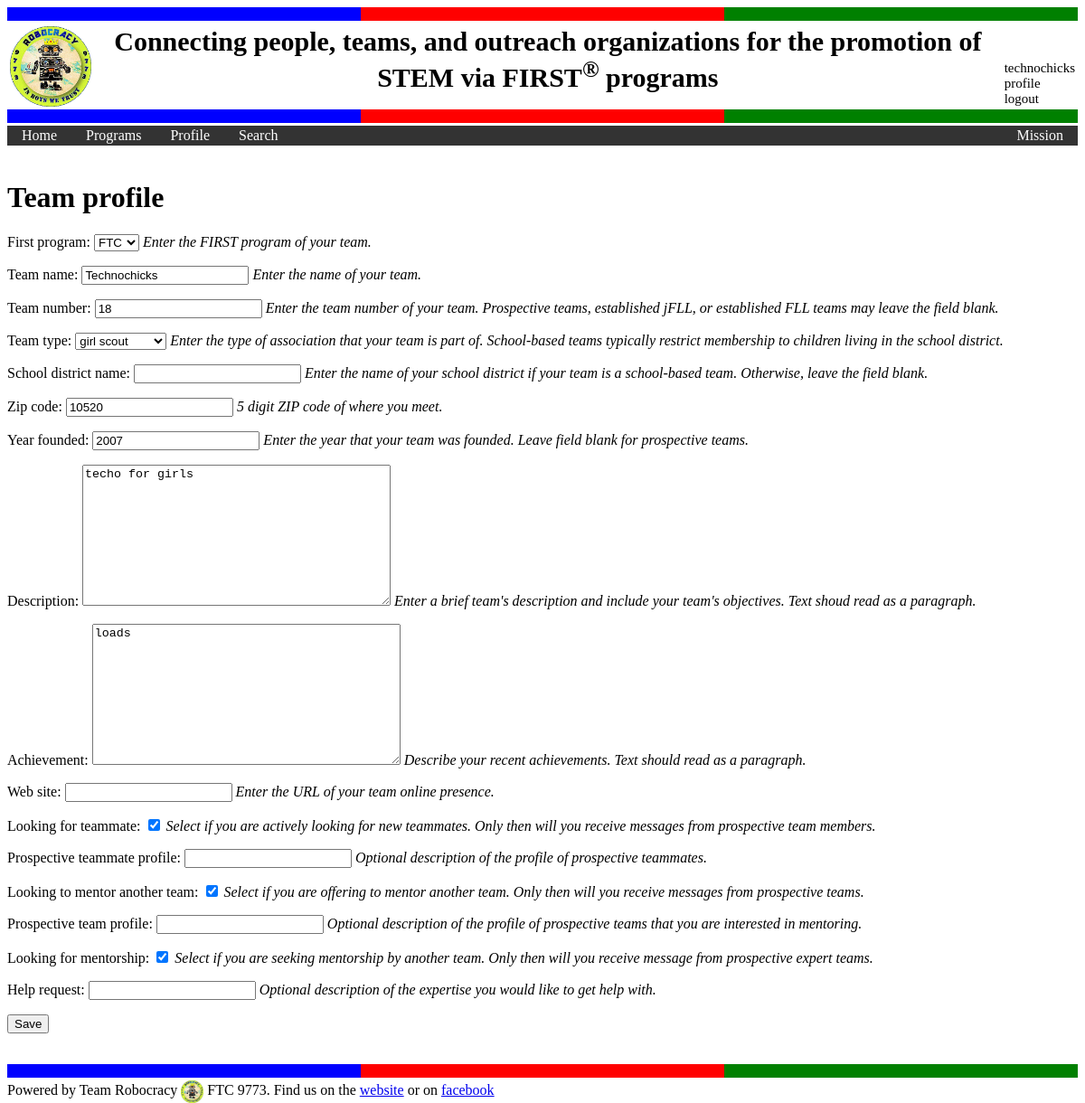
/match/team_profile/ (signed in), run on the app's committed database.
### match/models.py (models this page shows, shortened)
class Team(models.Model):
    UNSPECIFIED = '-'
    JFLL = 'J'
    FLL = 'L'
    FTC = 'T'
    FRC = 'R'
    FIRST_PROGRAM = (
        (UNSPECIFIED, '-'),
        (JFLL, 'jFLL'),
        (FLL, 'FLL'),
        (FTC, 'FTC'),
        (FRC, 'FRC'),
    )
    first_program = models.CharField(
        max_length=1,
        choices=FIRST_PROGRAM,
        default=UNSPECIFIED,
        validators=[validate_first_program],
        help_text="Enter the FIRST program of your team."
    )
    username = models.CharField(max_length=200, default="")
    team_name = models.CharField(max_length=200, help_text="Enter the name of your team.")
    team_number = models.IntegerField(blank=True, null=True,
        help_text="Enter the team number of your team. Prospective teams, established jFLL, or established FLL teams may leave the field blank.")
    SCHOOL = 'S'
    CLUB_4H = 'H'
    BOY_SCOUT = 'B'
    GIRL_SCOUT = 'G'
    OTHER = 'O'
    TEAM_TYPE = (
        (UNSPECIFIED, '-'),
        (SCHOOL, 'school based'),
        (CLUB_4H, '4H club'),
        (BOY_SCOUT, 'boy scout'),
        (GIRL_SCOUT, 'girl scout'),
        (OTHER, 'other')
    )
    team_type = models.CharField(
        max_length=1,
        choices=TEAM_TYPE,
        default=UNSPECIFIED,
        validators=[validate_team_type],
        help_text="Enter the type of association that your team is part of.  School-based teams typically restrict membership to children living in the school district."
    )
    school_district_name = models.CharField(max_length=200, blank=True, null=True,
        help_text="Enter the name of your school district if your team is a school-based team. Otherwise, leave the field blank.")
    year_founded = models.PositiveSmallIntegerField(blank=True, null=True,
        help_text="Enter the year that your team was founded. Leave field blank for prospective teams.")
    description = models.TextField(max_length=2000,
        help_text="Enter a brief team's description and include your team's objectives. Text shoud read as a paragraph.")
    achievement = models.TextField(max_length=1000,
        help_text="Describe your recent achievements. Text should read as a paragraph.")
    web_site = models.URLField(max_length=200, blank=True, null=True,
        help_text="Enter the URL of your team online presence.")
    zip_code = models.PositiveSmallIntegerField(validators=[validate_zip_code],
        help_text="5 digit ZIP code of where you meet.")
    town_name = models.CharField(max_length=50, blank=True, default="")
    state_name = models.CharField(max_length=2, blank=True, default="")
    latitude = models.FloatField(default=0.0, blank=True)
    longitude = models.FloatField(default=0.0, blank=True)
    looking_for_teammate = models.BooleanField(default=True,
        help_text="Select if you are actively looking for new teammates. Only then will you receive messages from prospective team members.")
    prospective_teammate_profile = models.CharField(max_length=200, blank=True, null=True,
        help_text="Optional description of the profile of prospective teammates.")
    looking_to_mentor_another_team = models.BooleanField(default=False,
        help_text="Select if you are offering to mentor another team. Only then will you receive messages from prospective teams.")
    prospective_team_profile = models.CharField(max_length=200, blank=True, null=True,
        help_text="Optional description of the profile of prospective teams that you are interested in mentoring.")
    looking_for_mentorship = models.BooleanField(default=False,
        help_text="Select if you are seeking mentorship by another team. Only then will you receive message from prospective expert teams.")
    help_request = models.CharField(max_length=200, blank=True, null=True,
        help_text="Optional description of the expertise you would like to get help with.")

### match/views.py (the view, shortened to what this page needs)
@login_required
def team_profile(request):
    username = request.user.username
    if request.user.profile.is_team():
        team = request.user.profile.get_team()
        if request.method == "POST":
            form = TeamForm(request.POST, instance=team)
            if form.is_valid():
                team = form.save(commit=False)
                team.update_info(username)
                team.save()
                request.user.profile.update_info()
                request.user.profile.save()
                return settings(request)
        else:
            form = TeamForm(instance=team)
        return render(request, 'match/team_profile.html', {'form': form})
    else:
        raise Http404("Try to update team profile for a non-team.")

### match/models.py
class TeamForm(ModelForm):
    class Meta:
        model = Team
        fields = ['first_program', 'team_name', 'team_number', 'team_type', 'school_district_name', 'zip_code', 'year_founded', 'description', 'achievement', 'web_site', 'looking_for_teammate', 'prospective_teammate_profile', 'looking_to_mentor_another_team', 'prospective_team_profile', 'looking_for_mentorship', 'help_request']

### match/models.py (called while the page is built)
    def is_team(self):
        return self.type == self.TEAM

    def get_team(self):
        if self.is_team():
            return get_object_or_404(Team, id=self.specific_profile_id)
        raise Http404("Get team details for a non-team.")

### match/templates/match/team_profile.html (shortened to what this page needs)
{% extends "base.html" %}
{% block content %}
<h1>Team profile</h1>
<form method="POST" class="post-form">
  {{ form.as_p }}
  <button type="submit" class="save btn btn-default">Save</button>
</form>
{% endblock %}

### match/templates/base.html (shortened to what this page needs)
{% load static %}
<link rel="stylesheet" type="text/css" href="{% static 'match/style.css' %}">
<html>
  <head>
  <div class="neapolitan"><br>
  <table class="toptable" style="width:100%">
    <tr class="toptable">
      <th class="top_name">
        <a href="http://ftcrobocracy.org"><img style="width:90px;" src="{% static 'match/robocracy.gif' %}" alt="logo image">
        </a>
      </th>
      <th class="top_title">Connecting people, teams, and outreach organizations for the
        promotion of STEM via FIRST<sup>&reg</sup> programs </th>
      <th class="top_links">
         {% if user.is_authenticated %}
           {{ user.username }}<br>
           <a class="top_a" id="settings" href="{% url 'match:settings' %}">profile</a><br>
           <a class="top_a" id="logout" href="/accounts/logout">logout</a>
         {% else %}
           <a class="top_a" id="login" href="/accounts/login">login</a><br>
           <a class="top_a" id="signup" href="/accounts/signup">register</a>
         {% endif %}
        </th>
    </tr>
  </table>
  <div class="neapolitan"><br>
<ul class="topnav_ul">
  <li class="topnav_li"> <a class="topnav_a" href="/match">Home</a></li>
  <li class="topnav_li"> <a class="topnav_a" href="{% url 'match:programs' %}">Programs</a></li>
  <li class="topnav_li"> <a class="topnav_a" href="{% url 'match:settings' %}">Profile</a></li>
  <li class="topnav_li"> <a class="topnav_a" href="{% url 'match:search' %}">Search</a></li>
  <li class="topnav_li" style="float:right"> <a class="topnav_a" href="{% url 'match:about' %}"">Mission</a></li>
</ul>
<br>
</head>
<body>
{% block content %}
{% endblock %}
<footer>
  <br>
  <div class="neapolitan"><br>
<span class="footer_txt"> Powered by Team Robocracy </span>
<img class="footer_img" src="{% static 'match/robocracy_small.gif' %}" alt="logo image">
<span class="footer_txt">
    FTC 9773. Find us on the
  <a href="http://ftcrobocracy.org">website</a> or on
  <a href="https://www.facebook.com/ftcrobocracy9773">facebook</a>
</span>
</footer>
</body>
</html>

### match/static/match/style.css (style rules this page uses)
.neapolitan { background:red; position:relative; height:15px; }
.neapolitan:before { content:''; background:blue; width:33%; height:100%; position:absolute; top:0; left:0; }
.neapolitan:after { content:''; background:green; width:33%; height:100%; position:absolute; top:0; right:0; }
.toptable { background: white; padding-bottom:0px; }
.top_name { text-align: right; vertical-align: bottom; font-size: 20px; font-weight:normal }
.top_title { text-align: center; font-size: 30px; vertical-align: top; }
.top_links { text-align: left; vertical-align: bottom; font-size: 15px; font-weight:normal }
.topnav_ul { list-style-type: none; margin: 0; padding: 0; overflow: hidden; background-color: #333; }
.topnav_li { float: left; }
.top_a { text-decoration: none; color: black; }
.topnav_a { display: block; color: white; text-align: center; padding: 2px 16px; text-decoration: none; }
.helptext { color: black; font-style: italic; }
.footer_img { vertical-align: middle; width: 25px; }

### data on the page
Team: first_program "FTC", team_name "Technochicks", team_number "18", team_type "girl scout", zip_code "10520", year_founded "2007", description "techo for girls", achievement "loads", looking_for_teammate "☑", looking_to_mentor_another_team "☑", looking_for_mentorship "☑"

### other printed values
{{ user.username }} "technochicks"
